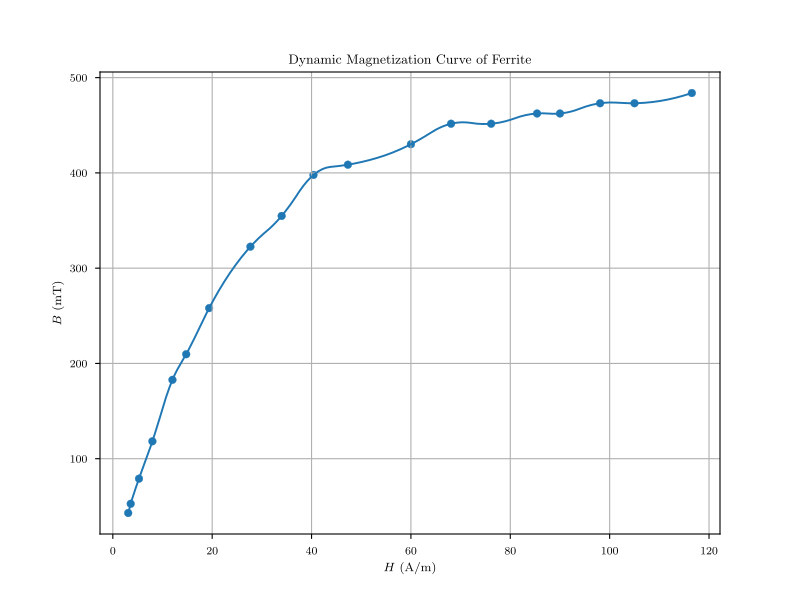

The script that saved this image:
import matplotlib.pyplot as plt
import matplotlib
import numpy as np
from scipy.interpolate import make_interp_spline

plt.rcParams.update({
    "text.usetex": True,
    "font.family": "CMU Serif",
})
matplotlib.rcParams['mathtext.fontset'] = 'stix'
plt.style.use('seaborn-v0_8-paper')

N1 = 150
R1 = 2
l = 0.13
R2 = 50000
C = 10e-6
N2 = 150
S = 1.24e-4


H = [5.36, 6.24, 9.12, 13.8, 20.8, 25.6, 33.6, 48.0, 58.9, 70.0, 82.0, 104, 118, 132, 148, 156, 170, 182, 202]
B = [1.60, 1.96, 2.94, 4.40, 6.80, 7.80, 9.60, 12.0, 13.2, 14.8, 15.2, 16.0, 16.8, 16.8, 17.2, 17.2, 17.6, 17.6, 18.0]

H = [N1 / (R1 * l) * i / 1000 for i in H]
B = [R2 * C / (N2 * S) * i for i in B]

print(H)
print(B)

# Sort the data
sorted_indices = np.argsort(H)
H = np.array(H)[sorted_indices]
B = np.array(B)[sorted_indices]

# Create the scatter plot
plt.figure(figsize=(8, 6))  # Adjust figure size as needed
plt.scatter(H, B, marker='o')

# Create smooth curves
H_new = np.linspace(min(H), max(H), 300)
spl_B = make_interp_spline(H, B, k=2)
B1_smooth = spl_B(H_new)

# Plot smooth curves
plt.plot(H_new, B1_smooth)

# Add labels and title
plt.xlabel('$H$ (A/m)')
plt.ylabel('$B$ (mT)')
plt.title('Dynamic Magnetization Curve of Ferrite')


# Add a grid for better readability
plt.grid(True)

# Show Plot
plt.savefig('plot2.pdf')
